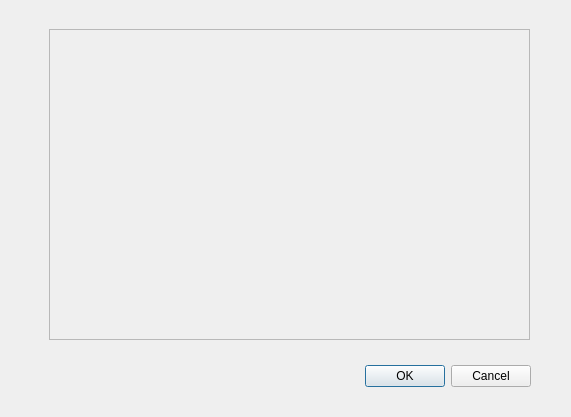
<?xml version="1.0" encoding="UTF-8"?>
<ui version="4.0">
 <class>DChart</class>
 <widget class="QDialog" name="DChart">
  <property name="geometry">
   <rect>
    <x>0</x>
    <y>0</y>
    <width>571</width>
    <height>417</height>
   </rect>
  </property>
  <property name="windowTitle">
   <string>Dialog</string>
  </property>
  <widget class="QDialogButtonBox" name="buttonBox">
   <property name="geometry">
    <rect>
     <x>190</x>
     <y>360</y>
     <width>341</width>
     <height>32</height>
    </rect>
   </property>
   <property name="orientation">
    <enum>Qt::Horizontal</enum>
   </property>
   <property name="standardButtons">
    <set>QDialogButtonBox::Cancel|QDialogButtonBox::Ok</set>
   </property>
  </widget>
  <widget class="QFrame" name="frameChart">
   <property name="geometry">
    <rect>
     <x>49</x>
     <y>29</y>
     <width>481</width>
     <height>311</height>
    </rect>
   </property>
   <property name="frameShape">
    <enum>QFrame::StyledPanel</enum>
   </property>
   <property name="frameShadow">
    <enum>QFrame::Raised</enum>
   </property>
  </widget>
 </widget>
 <resources/>
 <connections>
  <connection>
   <sender>buttonBox</sender>
   <signal>accepted()</signal>
   <receiver>DChart</receiver>
   <slot>accept()</slot>
   <hints>
    <hint type="sourcelabel">
     <x>248</x>
     <y>254</y>
    </hint>
    <hint type="destinationlabel">
     <x>157</x>
     <y>274</y>
    </hint>
   </hints>
  </connection>
  <connection>
   <sender>buttonBox</sender>
   <signal>rejected()</signal>
   <receiver>DChart</receiver>
   <slot>reject()</slot>
   <hints>
    <hint type="sourcelabel">
     <x>316</x>
     <y>260</y>
    </hint>
    <hint type="destinationlabel">
     <x>286</x>
     <y>274</y>
    </hint>
   </hints>
  </connection>
 </connections>
</ui>
